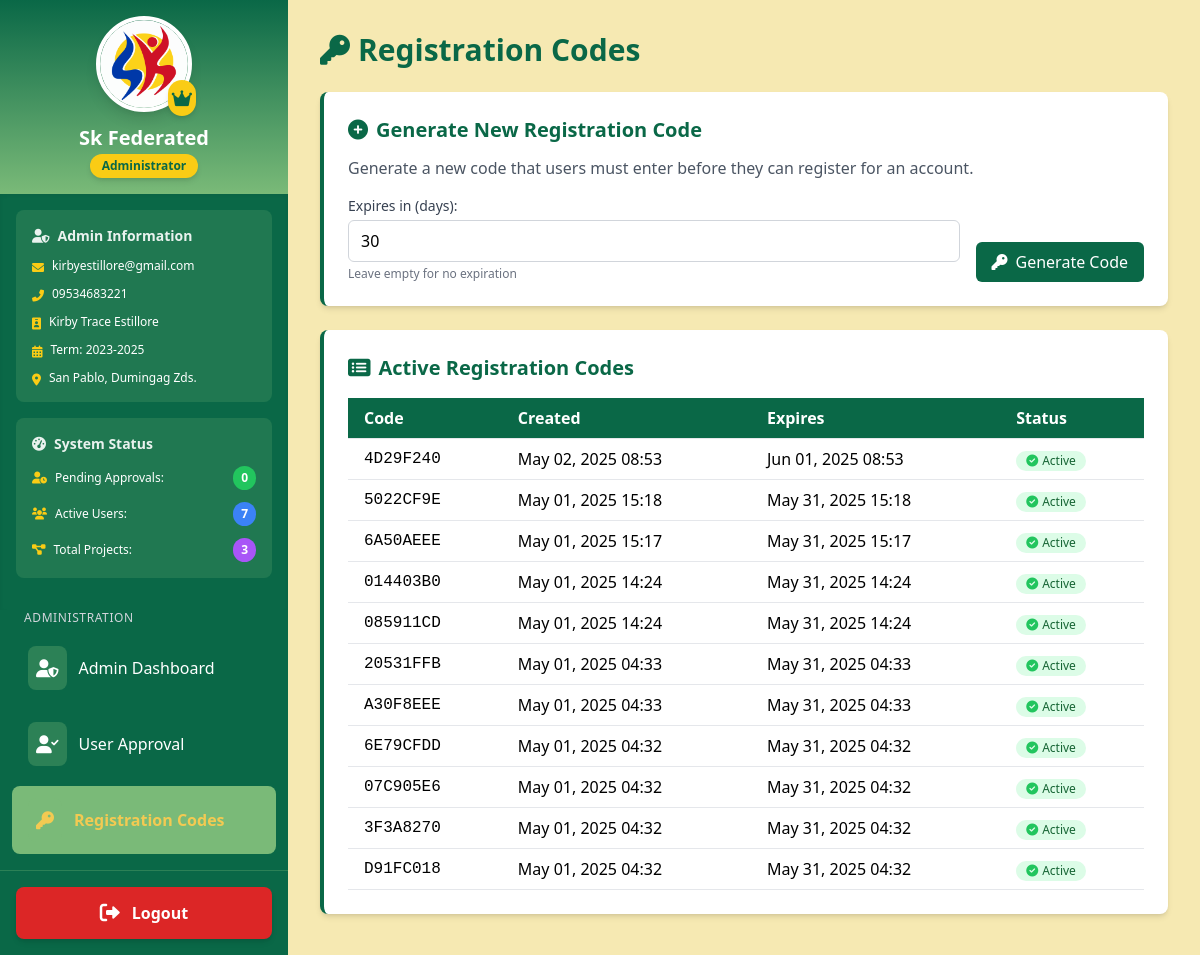
Page /registration-codes/ (signed in) on the earlier database version.
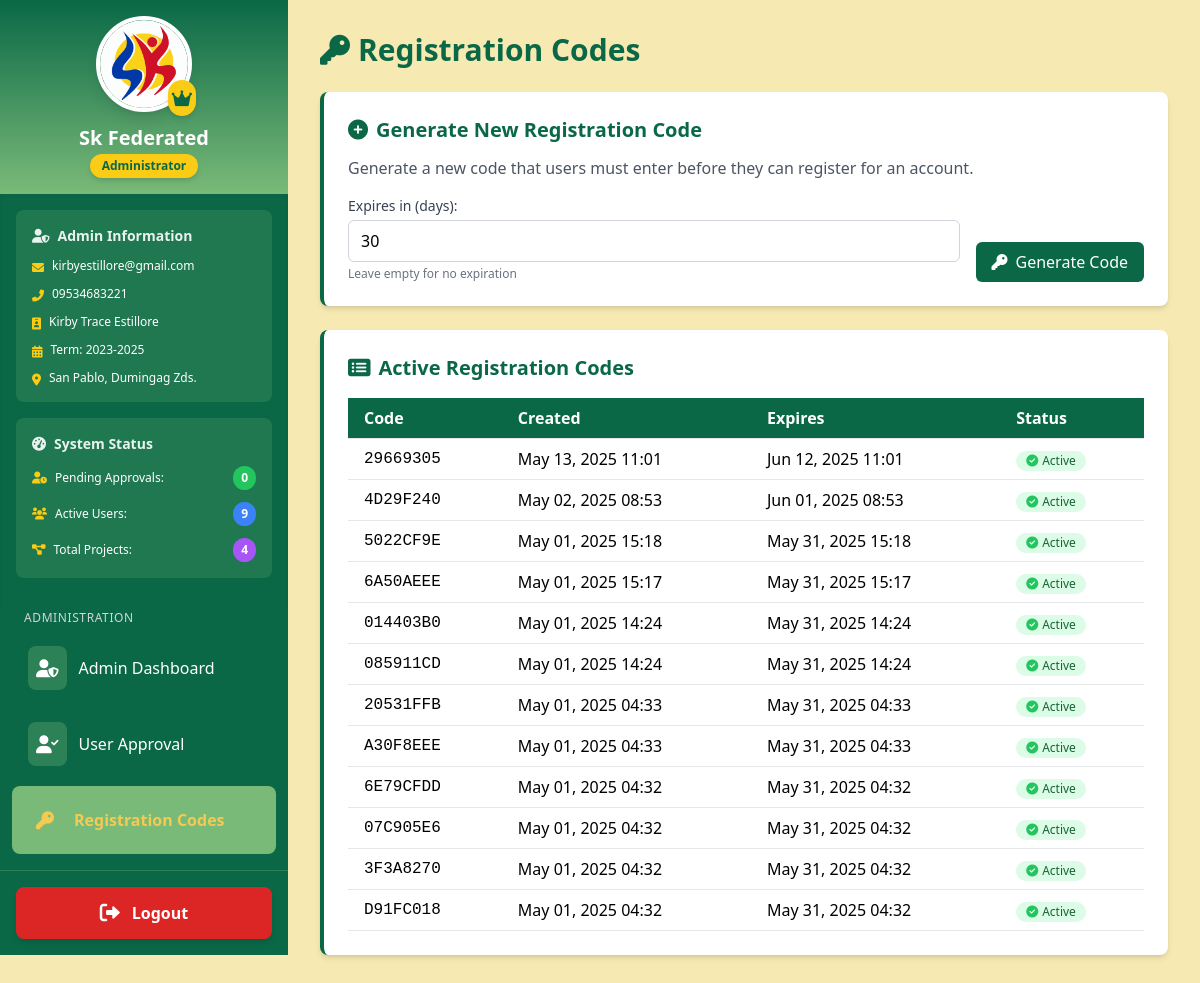
Same page on the later database version.
### sk_project/models.py (models this page shows, shortened)
class RegistrationCode(models.Model):
    code = models.CharField(max_length=20, unique=True)
    created_by = models.ForeignKey(User, on_delete=models.CASCADE, related_name='created_codes')
    created_at = models.DateTimeField(auto_now_add=True)
    expires_at = models.DateTimeField(null=True, blank=True)
    is_used = models.BooleanField(default=False)
    used_by = models.ForeignKey(User, on_delete=models.SET_NULL, null=True, blank=True, related_name='used_code')
    used_at = models.DateTimeField(null=True, blank=True)

### sk_project/views.py (the view, shortened to what this page needs)
# urls.py: path('registration-codes/', views.generate_registration_code, name='generate_registration_code'),
@user_passes_test(lambda u: u.is_superuser)
def generate_registration_code(request):
    active_codes = RegistrationCode.objects.filter(
        Q(is_used=False) & (Q(expires_at__isnull=True) | Q(expires_at__gt=timezone.now()))
    ).order_by('-created_at')
    context = {
        'active_codes': active_codes
    }
    return render(request, 'generate_registration_code.html', context)

### sk_project/context_processors.py (called while the page is built)
def user_info(request):
    context = {}
    if request.user.is_authenticated:
        context['user_address'] = request.user.address
        context['user_contact_number'] = request.user.contact_number
        context['user_term_of_office'] = request.user.term_of_office
        print(f"Context processor - User: {request.user.username}, Address: {request.user.address}")
        if request.user.is_superuser:
            context['pending_approvals_count'] = User.objects.filter(is_approved=False, is_superuser=False).count()
            context['active_users_count'] = User.objects.filter(is_approved=True, is_superuser=False).count()
            context['all_projects'] = Project.objects.all()
        else:
            context['all_projects'] = Project.objects.filter(chairman=request.user)
    return context

### templates/generate_registration_code.html (shortened to what the changed rows need)
{% extends 'base.html' %}
{% load static %}
{% block content %}
    <h1 class="text-3xl font-bold mb-6 text-tertiary">
        <i class="fas fa-key mr-2"></i>Registration Codes
    </h1>
    <div class="bg-white rounded-lg shadow-md p-6 border-l-4 border-tertiary mb-6">
        <h2 class="text-xl font-semibold mb-3 text-tertiary"><i class="fas fa-plus-circle mr-2"></i>Generate New Registration Code</h2>
    </div>
    <div class="bg-white rounded-lg shadow-md p-6 border-l-4 border-tertiary">
        <h2 class="text-xl font-semibold mb-4 text-tertiary"><i class="fas fa-list-alt mr-2"></i>Active Registration Codes</h2>
        <div class="overflow-x-auto">
            <table class="min-w-full">
                <thead class="bg-tertiary text-white">
                    <tr>
                        <th class="py-2 px-4 border-b text-left">Code</th>
                        <th class="py-2 px-4 border-b text-left">Created</th>
                        <th class="py-2 px-4 border-b text-left">Expires</th>
                        <th class="py-2 px-4 border-b text-left">Status</th>
                    </tr>
                </thead>
                <tbody>
                    {% for code in active_codes %}
                        <tr class="hover:bg-gray-100">
                            <td class="py-2 px-4 border-b font-mono">{{ code.code }}</td>
                            <td class="py-2 px-4 border-b">{{ code.created_at|date:"M d, Y H:i" }}</td>
                            <td class="py-2 px-4 border-b">
                                {% if code.expires_at %}
                                    {{ code.expires_at|date:"M d, Y H:i" }}
                                {% else %}
                                    <span class="text-gray-500">Never</span>
                                {% endif %}
                            </td>
                            <td class="py-2 px-4 border-b">
                                {% if code.is_used %}
                                    <span class="inline-flex items-center px-2.5 py-0.5 rounded-full text-xs font-medium bg-gray-100 text-gray-800">
                                        <i class="fas fa-check-circle mr-1 text-gray-500"></i>Used
                                    </span>
                                {% else %}
                                    <span class="inline-flex items-center px-2.5 py-0.5 rounded-full text-xs font-medium bg-green-100 text-green-800">
                                        <i class="fas fa-check-circle mr-1 text-green-500"></i>Active
                                    </span>
                                {% endif %}
                            </td>
                        </tr>
                    {% empty %}
                        <tr>
                            <td colspan="4" class="py-4 text-center text-gray-500">No registration codes found.</td>
                        </tr>
                    {% endfor %}
                </tbody>
            </table>
        </div>
    </div>
{% endblock %}

### templates/base.html (shortened to what the changed rows need)
<!DOCTYPE html>
<html lang="en">
    {% load static %}
    <head>
        <script src="https://cdn.tailwindcss.com"></script>
        <link href="https://cdnjs.cloudflare.com/ajax/libs/font-awesome/6.0.0-beta3/css/all.min.css" rel="stylesheet">
    </head>
    <body class="bg-secondary min-h-screen">
        <div class="flex flex-col lg:flex-row min-h-screen pt-16 lg:pt-0">
            <aside id="sidebar" class="hidden lg:flex w-full lg:w-72 bg-tertiary text-white flex-col fixed lg:sticky top-0 left-0 h-full z-40 lg:z-0 overflow-y-auto transition-all duration-300 transform -translate-x-full lg:translate-x-0">
                {% if user.is_superuser %}
                <div class="p-4 flex flex-col items-center bg-gradient-to-b from-tertiary to-quaternary">
                    <a href="{% url 'edit_profile' %}" class="mb-3 relative cursor-pointer group">
                        <div class="relative">
                            {% if user.logo %}
                                <img src="{{ user.logo.url }}" alt="Organization Logo" class="w-20 h-20 md:w-24 md:h-24 rounded-full border-4 border-white shadow-lg group-hover:border-primary transition-all duration-200">
                            {% elif user.profile_picture %}
                                <img src="{{ user.profile_picture.url }}" alt="Admin Profile" class="w-20 h-20 md:w-24 md:h-24 rounded-full border-4 border-white shadow-lg group-hover:border-primary transition-all duration-200">
                            {% else %}
                                <img src="{% static 'img/drr.png' %}" alt="Default Admin Profile" class="w-20 h-20 md:w-24 md:h-24 rounded-full border-4 border-white shadow-lg group-hover:border-primary transition-all duration-200">
                            {% endif %}
                            <div class="absolute -bottom-1 -right-1 bg-yellow-400 text-tertiary p-1 rounded-full shadow-md">
                                <i class="fas fa-crown text-lg"></i>
                            </div>
                        </div>
                        <div class="absolute inset-0 flex items-center justify-center bg-black bg-opacity-0 group-hover:bg-opacity-30 rounded-full transition-all duration-300">
                        </div>
                    </a>
                    <div class="text-center">
                        <h2 class="text-xl font-bold text-white">Sk Federated</h2>
                        <div class="inline-block px-3 py-1 bg-yellow-400 text-tertiary text-xs font-bold rounded-full shadow-md">
                            Administrator
                        </div>
                    </div>
                </div>
                <div class="p-4 bg-tertiary shadow-inner">
                    <div class="bg-quaternary/20 rounded-lg p-4 mb-4">
                        <h3 class="text-sm font-semibold text-white/90 mb-3 flex items-center">
                            <i class="fas fa-user-shield mr-2"></i> Admin Information
                        </h3>
                        <div class="space-y-3 text-xs">
                            <div class="flex items-start">
                                <i class="fas fa-envelope mt-1 mr-2 text-yellow-400"></i>
                                <span>{{ user.email }}</span>
                            </div>
                            <div class="flex items-start">
                                <i class="fas fa-phone-alt mt-1 mr-2 text-yellow-400"></i>
                                <span>{{ user_contact_number|default:user.contact_number|default:"No contact number" }}</span>
                            </div>
                            <div class="flex items-start">
                                <i class="fas fa-id-badge mt-1 mr-2 text-yellow-400"></i>
                                <span>{{ user.get_full_name }}</span>
                            </div>
                            <div class="flex items-start">
                                <i class="fas fa-calendar-alt mt-1 mr-2 text-yellow-400"></i>
                                <span>Term: {{ user_term_of_office|default:user.term_of_office|default:"Not specified" }}</span>
                            </div>
                            <div class="flex items-start">
                                <i class="fas fa-map-marker-alt mt-1 mr-2 text-yellow-400"></i>
                                <span>{{ user_address|default:user.address|default:"No address provided" }}</span>
                            </div>
                        </div>
                    </div>
                    <div class="bg-quaternary/20 rounded-lg p-4 mb-4">
                        <h3 class="text-sm font-semibold text-white/90 mb-3 flex items-center">
                            <i class="fas fa-tachometer-alt mr-2"></i> System Status
                        </h3>
                        <div class="space-y-3">
                            <div class="flex justify-between items-center text-xs">
                                <div class="flex items-center">
                                    <i class="fas fa-user-clock mr-2 text-yellow-400"></i>
                                    <span>Pending Approvals:</span>
                                </div>
                                {% if pending_approvals_count and pending_approvals_count > 0 %}
                                <span class="bg-red-500 text-white text-xs font-bold px-2 py-1 rounded-full">{{ pending_approvals_count }}</span>
                                {% else %}
                                <span class="bg-green-500 text-white text-xs font-bold px-2 py-1 rounded-full">0</span>
                                {% endif %}
                            </div>
                            <div class="flex justify-between items-center text-xs">
                                <div class="flex items-center">
                                    <i class="fas fa-users mr-2 text-yellow-400"></i>
                                    <span>Active Users:</span>
                                </div>
                                <span class="bg-blue-500 text-white text-xs font-bold px-2 py-1 rounded-full">{{ active_users_count|default:"0" }}</span>
                            </div>
                            <div class="flex justify-between items-center text-xs">
                                <div class="flex items-center">
                                    <i class="fas fa-project-diagram mr-2 text-yellow-400"></i>
                                    <span>Total Projects:</span>
                                </div>
                                <span class="bg-purple-500 text-white text-xs font-bold px-2 py-1 rounded-full">{{ all_projects|length|default:"0" }}</span>
                            </div>
                        </div>
                    </div>
                </div>
                <nav class="flex-grow px-3">
                    <div class="mb-4">
                        <h3 class="text-xs uppercase tracking-wider text-gray-300 px-3 mb-2">Administration</h3>
                        <a href="{% url 'admin_dashboard' %}" class="block py-3 px-4 hover:bg-quaternary transition-colors duration-200  rounded-lg mb-2 flex items-center group">
                            <div class="bg-quaternary/30 p-2 rounded-lg mr-3 group-hover:bg-quaternary/50 transition-colors duration-200">
                                <i class="fas fa-user-shield text-lg"></i>
                            </div>
                            <span class="text-base">Admin Dashboard</span>
                        </a>
                        <a href="{% url 'user_approval' %}" class="block py-3 px-4 hover:bg-quaternary transition-colors duration-200  rounded-lg mb-2 flex items-center group">
                            <div class="bg-quaternary/30 p-2 rounded-lg mr-3 group-hover:bg-quaternary/50 transition-colors duration-200">
                                <i class="fas fa-user-check text-lg"></i>
                            </div>
                            <span class="text-base">User Approval</span>
                        </a>
                        <a href="{% url 'generate_registration_code' %}" class="block py-3 px-4 hover:bg-quaternary transition-colors duration-200 {% if request.resolver_match.url_name == 'generate_registration_code' %}bg-quaternary text-primary font-bold{% endif %} rounded-lg mb-2 flex items-center group">
                            <div class="bg-quaternary/30 p-2 rounded-lg mr-3 group-hover:bg-quaternary/50 transition-colors duration-200">
                                <i class="fas fa-key text-lg"></i>
                            </div>
                            <span class="text-base">Registration Codes</span>
                        </a>
                    </div>
                </nav>
                {% endif %}
            </aside>
            <main class="flex-1 p-4 md:p-6 lg:p-8 overflow-y-auto">
                {% block content %}
                {% endblock %}
            </main>
        </div>
    </body>
</html>

Differences in the rows shown:
added RegistrationCode: code "29669305", created_at "May 13, 2025 11:01", expires_at "Jun 12, 2025 11:01", is_used False (drawn)
Other differences:
{{ active_users_count|default:"0" }}: "7" → "9"
{{ all_projects|length|default:"0" }}: "3" → "4"
